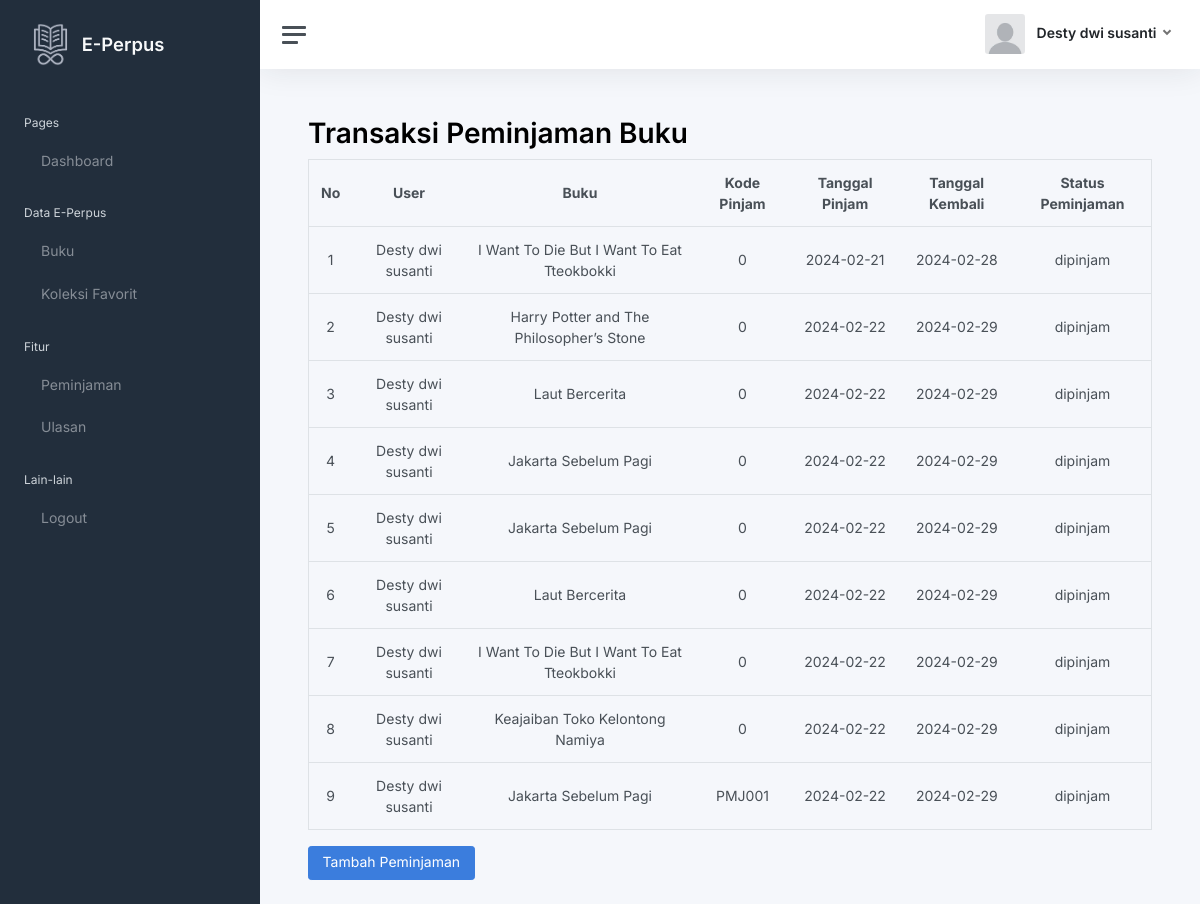
Page /peminjaman.php (signed in) on the committed database.
### tables this page shows
CREATE TABLE `tb_peminjaman` (
  `id_peminjaman` int(11) NOT NULL,
  `id_user` int(11) DEFAULT NULL,
  `id_buku` int(11) DEFAULT NULL,
  `kode_peminjaman` varchar(11) NOT NULL,
  `tanggal_peminjaman` varchar(250) DEFAULT NULL,
  `tanggal_pengembalian` varchar(250) DEFAULT NULL,
  `status` enum('dipinjam','dikembalikan') DEFAULT NULL,
  `qty` int(11) NOT NULL
);

CREATE TABLE `tb_user` (
  `id_user` int(11) NOT NULL,
  `nama` varchar(250) DEFAULT NULL,
  `username` varchar(250) DEFAULT NULL,
  `password` varchar(250) DEFAULT NULL,
  `email` varchar(250) DEFAULT NULL,
  `alamat` text DEFAULT NULL,
  `no_telepon` varchar(20) DEFAULT NULL,
  `level` enum('admin','petugas','peminjam') DEFAULT NULL
);

CREATE TABLE `tb_buku` (
  `id_buku` int(11) NOT NULL,
  `id_kategori` int(11) DEFAULT NULL,
  `judul` varchar(250) DEFAULT NULL,
  `foto` varchar(250) NOT NULL,
  `stok` int(11) NOT NULL,
  `penulis` varchar(250) DEFAULT NULL,
  `penerbit` varchar(250) DEFAULT NULL,
  `tahun_terbit` varchar(250) DEFAULT NULL,
  `deskripsi` text DEFAULT NULL
);

### peminjaman.php (the view, shortened to what this page needs)
<?php
include "koneksi.php";
?>
<!DOCTYPE html>
<html lang="en">
<head>
	<link href="css/app.css" rel="stylesheet">
</head>
<body>
	<div class="wrapper">
		<nav id="sidebar" class="sidebar js-sidebar">
			<div class="sidebar-content js-simplebar">
				<a class="sidebar-brand" href="index.php">
				<img src="img/icons/icon2.png" width="25%">
          <span class="align-middle">E-Perpus</span>
        </a>
				<ul class="sidebar-nav">
					<li class="sidebar-header">
						Pages
					</li>
					<li class="sidebar-item">
						<a class="sidebar-link" href="index.php">
              <i class="align-middle" data-feather="home"></i> <span class="align-middle">Dashboard</span>
            </a>
					</li>
					<li class="sidebar-header">
						Data E-Perpus
					</li>
					<?php
					if($_SESSION['tb_user']['level'] !='peminjam'){
						?>
					<li class="sidebar-item">
						<a class="sidebar-link" href="kategori.php">
              <i class="align-middle" data-feather="folder"></i> <span class="align-middle">Kategori</span>
            </a>
					</li>
					<li class="sidebar-item">
					<a class="sidebar-link" href="buku.php">
              <i class="align-middle" data-feather="book"></i> <span class="align-middle">Buku</span>
            </a>
					<li class="sidebar-item">
						<a class="sidebar-link" href="laporan.php">
              <i class="align-middle" data-feather="book-open"></i> <span class="align-middle">Laporan Transaksi</span>
            </a>
					</li>
					<?php
					}else{
						?>
					<li class="sidebar-item">
					<a class="sidebar-link" href="buku.php">
              <i class="align-middle" data-feather="book"></i> <span class="align-middle">Buku</span>
            </a>
					</li>
					<li class="sidebar-item">
					<a class="sidebar-link" href="favorit.php">
              <i class="align-middle" data-feather="bookmark"></i> <span class="align-middle">Koleksi Favorit</span>
            </a>
					</li>
					<li class="sidebar-header">
						Fitur
					</li>
					<li class="sidebar-item">
						<a class="sidebar-link" href="peminjaman.php">
              <i class="align-middle" data-feather="credit-card"></i> <span class="align-middle">Peminjaman</span>
            </a>
					</li>
					<?php }
					 ?>
					<li class="sidebar-item">
						<a class="sidebar-link" href="ulasan.php">
              <i class="align-middle" data-feather="bar-chart-2"></i> <span class="align-middle">Ulasan</span>
            </a>
					</li>
					<li class="sidebar-header">
						Lain-lain
					</li>
					<li class="sidebar-item">
						<a class="sidebar-link" href="logout.php">
              <i class="align-middle" data-feather="log-out"></i> <span class="align-middle">Logout</span>
            </a>
					</li>
		</nav>
		<div class="main">
			<nav class="navbar navbar-expand navbar-light navbar-bg">
				<a class="sidebar-toggle js-sidebar-toggle">
          <i class="hamburger align-self-center"></i>
        </a>
	   	<div class="navbar-collapse collapse">
					<ul class="navbar-nav navbar-align">
							<a class="nav-link dropdown-toggle d-none d-sm-inline-block" href="#" data-bs-toggle="dropdown">
                <img src="img/avatars/profil.jpg" class="avatar img-fluid rounded me-2" alt="Charles Hall" /> <span class="text-dark">
			 <strong class="d-inline-block mb-1">
						<?php echo $_SESSION ['tb_user']['nama'];?>
				 </strong>
			 </span>
              </a>
					</ul>
				</div>
			</nav>
            <main class="content">
				<div class="container-fluid p-0">
                <h1 ><b>Transaksi Peminjaman Buku</b></h1>
            <table class="table table-hover" border="1" width="100%" cellspacing="5">
            <tr>
			 <th class="align-middle text-center">No</th>
                <th class="align-middle text-center">User</th>
                <th class="align-middle text-center">Buku</th>
				<th class="align-middle text-center">Kode Pinjam</th>
                <th class="align-middle text-center">Tanggal Pinjam</th>
                <th class="align-middle text-center">Tanggal Kembali</th>
                <th class="align-middle text-center">Status Peminjaman</th>
			</tr>
			<?php
                        $i = 1;
                        $query = mysqli_query($koneksi, "SELECT * FROM tb_peminjaman LEFT JOIN tb_user ON tb_user.id_user = tb_peminjaman.id_user LEFT JOIN tb_buku ON tb_buku.id_buku = tb_peminjaman.id_buku WHERE tb_peminjaman.id_user=" . $_SESSION['tb_user']['id_user']);
                        while ($data = mysqli_fetch_array($query)) {
                        ?>
                            <tr>
                                <td class="align-middle text-center"><?php echo $i++; ?></td>
                                <td class="align-middle text-center"><?php echo $data['nama']; ?></td>
                                <td class="align-middle text-center"><?php echo $data['judul']; ?></td>
								<td class="align-middle text-center"><?php echo $data['kode_peminjaman']; ?></td>
                                <td class="align-middle text-center"><?php echo $data['tanggal_peminjaman']; ?></td>
                                <td class="align-middle text-center"><?php echo $data['tanggal_pengembalian']; ?></td>
                                <td class="align-middle text-center"><?php echo $data['status']; ?></td>
                            </tr>
                        <?php
                        }
                        ?>
            </table>
		  <a href="peminjaman_tambah.php" class="btn btn-primary" ><i class="align-middle" data-feather="shopping-cart"></i>  Tambah Peminjaman</a>
            </div>
        </div>
    </div>
</body>
</html>

### rows in the picture
tb_peminjaman: id_user.nama "Desty dwi susanti", id_buku.judul "I Want To Die But I Want To Eat Tteokbokki", kode_peminjaman "0", tanggal_peminjaman "2024-02-21", tanggal_pengembalian "2024-02-28", status "dipinjam"
tb_peminjaman: id_user.nama "Desty dwi susanti", id_buku.judul "Harry Potter and The Philosopher’s Stone", kode_peminjaman "0", tanggal_peminjaman "2024-02-22", tanggal_pengembalian "2024-02-29", status "dipinjam"
tb_peminjaman: id_user.nama "Desty dwi susanti", id_buku.judul "Laut Bercerita", kode_peminjaman "0", tanggal_peminjaman "2024-02-22", tanggal_pengembalian "2024-02-29", status "dipinjam"
tb_peminjaman: id_user.nama "Desty dwi susanti", id_buku.judul "Jakarta Sebelum Pagi", kode_peminjaman "0", tanggal_peminjaman "2024-02-22", tanggal_pengembalian "2024-02-29", status "dipinjam"
tb_peminjaman: id_user.nama "Desty dwi susanti", id_buku.judul "Jakarta Sebelum Pagi", kode_peminjaman "0", tanggal_peminjaman "2024-02-22", tanggal_pengembalian "2024-02-29", status "dipinjam"
tb_peminjaman: id_user.nama "Desty dwi susanti", id_buku.judul "Laut Bercerita", kode_peminjaman "0", tanggal_peminjaman "2024-02-22", tanggal_pengembalian "2024-02-29", status "dipinjam"
tb_peminjaman: id_user.nama "Desty dwi susanti", id_buku.judul "I Want To Die But I Want To Eat Tteokbokki", kode_peminjaman "0", tanggal_peminjaman "2024-02-22", tanggal_pengembalian "2024-02-29", status "dipinjam"
tb_peminjaman: id_user.nama "Desty dwi susanti", id_buku.judul "Keajaiban Toko Kelontong Namiya", kode_peminjaman "0", tanggal_peminjaman "2024-02-22", tanggal_pengembalian "2024-02-29", status "dipinjam"
tb_peminjaman: id_user.nama "Desty dwi susanti", id_buku.judul "Jakarta Sebelum Pagi", kode_peminjaman "PMJ001", tanggal_peminjaman "2024-02-22", tanggal_pengembalian "2024-02-29", status "dipinjam"

### other values in the picture
$_SESSION ['tb_user']['nama'] "Desty dwi susanti"
